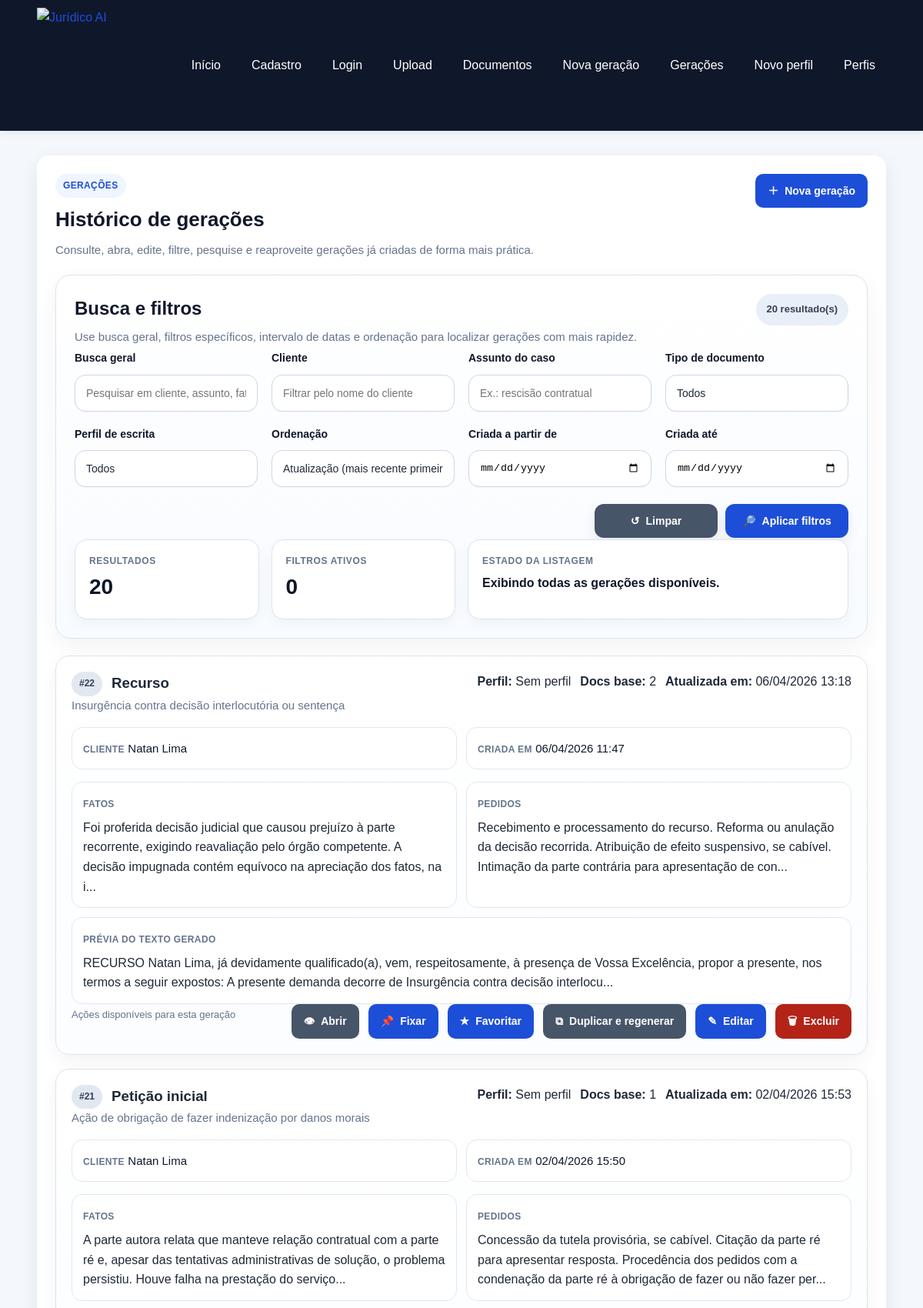
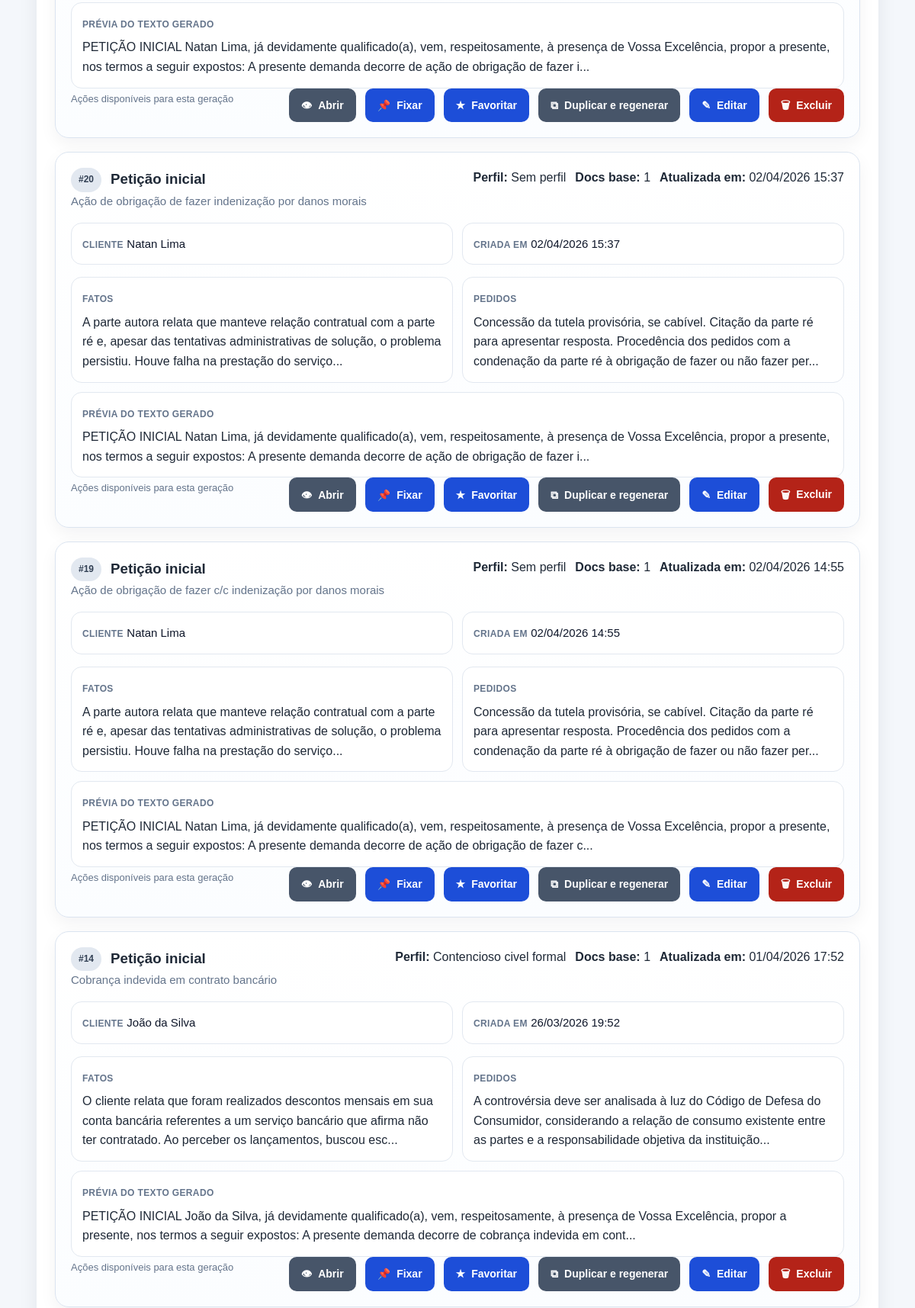
Page /generations (upper part) on the committed database (2 pictures, top to bottom).
### app/models/generation.py (models this page shows, shortened)
class Generation(Base):
    __tablename__ = "generations"
    id = Column(Integer, primary_key=True, index=True)
    client_name = Column(Text, nullable=False)
    document_type = Column(Text, nullable=False, index=True)
    case_subject = Column(Text, nullable=False, index=True)
    facts = Column(Text, nullable=False)
    requests = Column(Text, nullable=False)
    legal_basis = Column(Text, nullable=True)
    context_used = Column(Text, nullable=False)
    generated_text = Column(Text, nullable=False)
    source_document_ids = Column(Text, nullable=True)
    writing_profile_id = Column(
        Integer,
        ForeignKey("writing_profiles.id", ondelete="SET NULL"),
        nullable=True,
        index=True,
    )
    writing_profile = relationship(
        "WritingProfile",
        back_populates="generations",
        passive_deletes=True,
    )
    documents = relationship(
        "Document",
        secondary=generation_documents,
        back_populates="generations",
        passive_deletes=True,
    )
    tags = Column(Text, nullable=True)
    is_pinned = Column(Boolean, default=False, nullable=False)
    is_favorite = Column(Boolean, default=False, nullable=False)
    status = Column(String(100), nullable=True)
    version = Column(Integer, default=1, nullable=False)
    created_at = Column(DateTime, default=agora_brasil, nullable=False, index=True)
    updated_at = Column(DateTime, default=agora_brasil, onupdate=agora_brasil, nullable=False)

### app/models/writing_profile.py (models this page shows, shortened)
class WritingProfile(Base):
    __tablename__ = "writing_profiles"
    id = Column(Integer, primary_key=True, index=True)
    profile_name = Column(String(150), nullable=False, index=True)
    lawyer_name = Column(String(150), nullable=True)
    office_name = Column(String(200), nullable=True)
    tone = Column(String(100), nullable=False, default="Formal")
    qualification_style = Column(
        Text,
        nullable=True,
        default="já qualificado(a) nos autos ou a ser devidamente qualificado(a)",
    )
    opening_phrase = Column(
        Text,
        nullable=True,
        default="vem, com o devido respeito, à presença de Vossa Excelência, apresentar a presente:",
    )
    closing_phrase = Column(
        Text,
        nullable=True,
        default="Termos em que,\nPede deferimento.",
    )
    request_intro = Column(
        Text,
        nullable=True,
        default="Diante do exposto, requer:",
    )
    legal_style_notes = Column(
        Text,
        nullable=True,
        default="Utilizar linguagem jurídica formal, objetiva e técnica.",
    )
    recurring_expressions = Column(
        Text,
        nullable=True,
        default="data venia; conforme entendimento jurisprudencial; nos termos da legislação aplicável",
    )
    is_active = Column(Boolean, default=False, nullable=False)
    is_pinned = Column(Boolean, default=False, nullable=False)
    tags = Column(Text, nullable=True)
    is_favorite = Column(Boolean, default=False, nullable=False)
    status = Column(String(100), nullable=True)
    version = Column(Integer, default=1, nullable=False)
    created_at = Column(DateTime, default=agora_brasil, nullable=False)
    updated_at = Column(DateTime, default=agora_brasil, onupdate=agora_brasil, nullable=False)
    generations = relationship(
        "Generation",
        back_populates="writing_profile",
        passive_deletes=True,
    )

### app/routers/generations.py (the view)
@router.get("")
async def list_generations(
    request: Request,
    search: str = "",
    search_term: str = "",
    document_type: str = "",
    writing_profile_id: str = "",
    client_name: str = "",
    case_subject: str = "",
    created_from: str = "",
    created_to: str = "",
    sort_by: str = "updated_desc",
    sucesso: str | None = None,
    erro: str | None = None,
    db: Session = Depends(get_db),
):
    termo_busca = (search or search_term or "").strip()
    sem_perfil = False
    profile_id_int: int | None = None
    if writing_profile_id == "none":
        sem_perfil = True
    elif writing_profile_id:
        try:
            profile_id_int = int(writing_profile_id)
        except ValueError:
            profile_id_int = None
    filtros = normalizar_filtros_listagem(
        search_term=termo_busca,
        document_type=document_type,
        writing_profile_id=profile_id_int,
        sem_perfil=sem_perfil,
        client_name=client_name,
        case_subject=case_subject,
        created_from=created_from,
        created_to=created_to,
        sort_by=sort_by,
    )
    geracoes = listar_geracoes(db, filtros=filtros)
    perfis = listar_perfis_escrita(db)
    geracoes_template = [montar_resumo_geracao(geracao) for geracao in geracoes]
    filtros_template = serializar_filtros_geracao_para_template(filtros)
    total_resultados = len(geracoes_template)
    total_filtros_ativos = contar_filtros_ativos_geracoes(filtros)
    return templates.TemplateResponse(
        "generations_list.html",
        {
            "request": request,
            "geracoes": geracoes_template,
            "perfis": perfis,
            "tipos_de_documento": TIPOS_DE_DOCUMENTO,
            "filtros": filtros_template,
            "ordenacoes": ORDENACOES_GERACOES,
            "total_resultados": total_resultados,
            "total_filtros_ativos": total_filtros_ativos,
            "sucesso": sucesso,
            "erro": erro,
        },
    )

### app/templates/generations_list.html (shortened to what this page needs)
{% extends "base.html" %}
{% block content %}
<section class="card">
    <div class="cabecalho-pagina">
        <div>
            <span class="etiqueta-secao">Gerações</span>
            <h2>Histórico de gerações</h2>
            <p class="texto-suave">
                Consulte, abra, edite, filtre, pesquise e reaproveite gerações já criadas de forma mais prática.
            </p>
        </div>
        <div class="acoes-topo">
            <a class="botao" href="/generations/create">
                <span class="icone-botao" aria-hidden="true">＋</span>
                Nova geração
            </a>
        </div>
    </div>
    <section class="bloco-informativo bloco-filtros-avancados">
        <div class="bloco-informativo-topo bloco-informativo-topo-entre-linhas">
            <div>
                <h3>Busca e filtros</h3>
                <p class="texto-suave">
                    Use busca geral, filtros específicos, intervalo de datas e ordenação para localizar gerações com
                    mais rapidez.
                </p>
            </div>
            <span class="badge badge-neutro">
                {{ total_resultados }} resultado(s)
            </span>
        </div>
        <form method="get" action="/generations" class="formulario-geracao formulario-filtros-avancados">
            <div class="grid-filtros-avancados">
                <div>
                    <label for="search">Busca geral</label>
                    <input type="text" id="search" name="search" value="{{ filtros.search }}"
                        placeholder="Pesquisar em cliente, assunto, fatos, pedidos, tags, status ou texto gerado">
                </div>
                <div>
                    <label for="client_name">Cliente</label>
                    <input type="text" id="client_name" name="client_name" value="{{ filtros.client_name }}"
                        placeholder="Filtrar pelo nome do cliente">
                </div>
                <div>
                    <label for="case_subject">Assunto do caso</label>
                    <input type="text" id="case_subject" name="case_subject" value="{{ filtros.case_subject }}"
                        placeholder="Ex.: rescisão contratual">
                </div>
                <div>
                    <label for="document_type">Tipo de documento</label>
                    <select id="document_type" name="document_type">
                        <option value="">Todos</option>
                    </select>
                </div>
                <div>
                    <label for="writing_profile_id">Perfil de escrita</label>
                    <select id="writing_profile_id" name="writing_profile_id">
                        <option value="">Todos</option>
                    </select>
                </div>
                <div>
                    <label for="sort_by">Ordenação</label>
                    <select id="sort_by" name="sort_by">
                        {% for chave, descricao in ordenacoes.items() %}
                        <option value="{{ chave }}" {% if filtros.sort_by==chave %}selected{% endif %}>
                            {{ descricao }}
                        </option>
                        {% endfor %}
                    </select>
                </div>
                <div>
                    <label for="created_from">Criada a partir de</label>
                    <input type="date" id="created_from" name="created_from" value="{{ filtros.created_from }}">
                </div>
                <div>
                    <label for="created_to">Criada até</label>
                    <input type="date" id="created_to" name="created_to" value="{{ filtros.created_to }}">
                </div>
            </div>
            <div class="acoes-formulario-geracao">
                <a class="botao botao-secundario" href="/generations">
                    <span class="icone-botao" aria-hidden="true">↺</span>
                    Limpar
                </a>
                <button type="submit" class="botao">
                    <span class="icone-botao" aria-hidden="true">🔎</span>
                    Aplicar filtros
                </button>
            </div>
        </form>
        <div class="painel-resumo-geracao painel-resumo-sem-inline">
            <div class="info-box">
                <span class="info-label">Resultados</span>
                <span class="info-value">{{ total_resultados }}</span>
            </div>
            <div class="info-box">
                <span class="info-label">Filtros ativos</span>
                <span class="info-value">{{ total_filtros_ativos }}</span>
            </div>
            <div class="info-box info-box-largo">
                <span class="info-label">Estado da listagem</span>
                <span class="info-value">
                    {% if total_filtros_ativos > 0 %}
                    A listagem está refinada conforme os critérios selecionados.
                    {% else %}
                    Exibindo todas as gerações disponíveis.
                    {% endif %}
                </span>
            </div>
        </div>
    </section>
    {% if geracoes %}
    <div class="lista-geracoes-cards">
        {% for geracao in geracoes %}
        <article class="geracao-card">
            <div class="geracao-card-topo">
                <div class="geracao-identificacao">
                    <div class="geracao-titulo-linha">
                        <span class="badge badge-neutro">#{{ geracao.id }}</span>
                        <h3>{{ geracao.document_type }}</h3>
                    </div>
                    <p class="texto-suave">{{ geracao.case_subject }}</p>
                </div>
                <div class="geracao-meta">
                    <span><strong>Perfil:</strong> {{ geracao.writing_profile_name }}</span>
                    <span><strong>Docs base:</strong> {{ geracao.document_count }}</span>
                    <span>
                        <strong>Atualizada em:</strong>
                        {{ geracao.updated_at.strftime("%d/%m/%Y %H:%M") if geracao.updated_at else "-" }}
                    </span>
                </div>
            </div>
            <div class="geracao-card-grid">
                <div class="geracao-info">
                    <span class="info-label">Cliente</span>
                    <span class="info-value">{{ geracao.client_name }}</span>
                </div>
                <div class="geracao-info">
                    <span class="info-label">Criada em</span>
                    <span class="info-value">
                        {{ geracao.created_at.strftime("%d/%m/%Y %H:%M") if geracao.created_at else "-" }}
                    </span>
                </div>
            </div>
            <div class="geracao-resumos">
                <div class="geracao-resumo-box">
                    <span class="info-label">Fatos</span>
                    <p>{{ geracao.facts_preview }}</p>
                </div>
                <div class="geracao-resumo-box">
                    <span class="info-label">Pedidos</span>
                    <p>{{ geracao.requests_preview }}</p>
                </div>
                <div class="geracao-resumo-box geracao-resumo-box-largo">
                    <span class="info-label">Prévia do texto gerado</span>
                    <p>{{ geracao.generated_text_preview }}</p>
                </div>
            </div>
            <div class="geracao-card-rodape">
                <div class="geracao-status-visual">
                    <span class="texto-pequeno">Ações disponíveis para esta geração</span>
                </div>
                <div class="geracao-card-acoes">
                    <a class="botao botao-secundario" href="/generations/{{ geracao.id }}">
                        <span class="icone-botao" aria-hidden="true">👁</span>
                        Abrir
                    </a>
                    <form action="/generations/{{ geracao.id }}/toggle-pin" method="post" data-loading-form
                        data-loading-message="Atualizando fixação da geração..." data-loading-button-text="Salvando...">
                        <button type="submit" class="botao botao-fixar">
                            <span class="icone-botao" aria-hidden="true">📌</span>
                            {% if geracao.is_pinned %}Desfixar{% else %}Fixar{% endif %}
                        </button>
                    </form>
                    <form action="/generations/{{ geracao.id }}/toggle-favorite" method="post" data-loading-form
                        data-loading-message="Atualizando favorito da geração..." data-loading-button-text="Salvando...">
                        <button type="submit" class="botao botao-secundario">
                            <span class="icone-botao" aria-hidden="true">★</span>
                            {% if geracao.is_favorite %}Desfavoritar{% else %}Favoritar{% endif %}
                        </button>
                    </form>
                    <a class="botao botao-secundario" href="/generations/{{ geracao.id }}/duplicate">
                        <span class="icone-botao" aria-hidden="true">⧉</span>
                        Duplicar e regenerar
                    </a>
                    <a class="botao" href="/generations/{{ geracao.id }}/edit">
                        <span class="icone-botao" aria-hidden="true">✎</span>
                        Editar
                    </a>
                    <form action="/generations/{{ geracao.id }}/delete" method="post" data-confirm-action
                        data-loading-form data-loading-message="Excluindo geração..."
                        data-loading-button-text="Excluindo..." data-confirm-title="Excluir geração"
                        data-confirm-message="Deseja realmente excluir esta geração? Esta ação não poderá ser desfeita."
                        data-confirm-submit-label="Excluir geração"
                        data-confirm-submit-icon='<span class="icone-botao" aria-hidden="true">🗑</span>'>
                        <button type="submit" class="botao-perigo">
                            <span class="icone-botao" aria-hidden="true">🗑</span>
                            Excluir
                        </button>
                    </form>
                </div>
            </div>
        </article>
        {% endfor %}
    </div>
    {% endif %}
</section>
{% endblock %}

### rows in the picture
Generation: id "22", document_type "Recurso", case_subject "Insurgência contra decisão interlocutória ou sentença", writing_profile_name "Sem perfil", document_count "2", updated_at "06/04/2026 13:18", client_name "Natan Lima", created_at "06/04/2026 11:47", facts_preview "Foi proferida decisão judicial que causou prejuízo à parte recorrente, exigindo reavaliação pelo órgão competente. A decisão impugnada contém equívoco na apreciação dos fatos, na i...", requests_preview "Recebimento e processamento do recurso. Reforma ou anulação da decisão recorrida. Atribuição de efeito suspensivo, se cabível. Intimação da parte contrária para apresentação de con...", generated_text_preview "RECURSO Natan Lima, já devidamente qualificado(a), vem, respeitosamente, à presença de Vossa Excelência, propor a presente, nos termos a seguir expostos: A presente demanda decorre de Insurgência contra decisão interlocu..."
Generation: id "21", document_type "Petição inicial", case_subject "Ação de obrigação de fazer indenização por danos morais", writing_profile_name "Sem perfil", document_count "1", updated_at "02/04/2026 15:53", client_name "Natan Lima", created_at "02/04/2026 15:50", facts_preview "A parte autora relata que manteve relação contratual com a parte ré e, apesar das tentativas administrativas de solução, o problema persistiu. Houve falha na prestação do serviço...", requests_preview "Concessão da tutela provisória, se cabível. Citação da parte ré para apresentar resposta. Procedência dos pedidos com a condenação da parte ré à obrigação de fazer ou não fazer per...", generated_text_preview "PETIÇÃO INICIAL Natan Lima, já devidamente qualificado(a), vem, respeitosamente, à presença de Vossa Excelência, propor a presente, nos termos a seguir expostos: A presente demanda decorre de ação de obrigação de fazer i..."
Generation: id "20", document_type "Petição inicial", case_subject "Ação de obrigação de fazer indenização por danos morais", writing_profile_name "Sem perfil", document_count "1", updated_at "02/04/2026 15:37", client_name "Natan Lima", created_at "02/04/2026 15:37", facts_preview "A parte autora relata que manteve relação contratual com a parte ré e, apesar das tentativas administrativas de solução, o problema persistiu. Houve falha na prestação do serviço...", requests_preview "Concessão da tutela provisória, se cabível. Citação da parte ré para apresentar resposta. Procedência dos pedidos com a condenação da parte ré à obrigação de fazer ou não fazer per...", generated_text_preview "PETIÇÃO INICIAL Natan Lima, já devidamente qualificado(a), vem, respeitosamente, à presença de Vossa Excelência, propor a presente, nos termos a seguir expostos: A presente demanda decorre de ação de obrigação de fazer i..."
Generation: id "19", document_type "Petição inicial", case_subject "Ação de obrigação de fazer c/c indenização por danos morais", writing_profile_name "Sem perfil", document_count "1", updated_at "02/04/2026 14:55", client_name "Natan Lima", created_at "02/04/2026 14:55", facts_preview "A parte autora relata que manteve relação contratual com a parte ré e, apesar das tentativas administrativas de solução, o problema persistiu. Houve falha na prestação do serviço...", requests_preview "Concessão da tutela provisória, se cabível. Citação da parte ré para apresentar resposta. Procedência dos pedidos com a condenação da parte ré à obrigação de fazer ou não fazer per...", generated_text_preview "PETIÇÃO INICIAL Natan Lima, já devidamente qualificado(a), vem, respeitosamente, à presença de Vossa Excelência, propor a presente, nos termos a seguir expostos: A presente demanda decorre de ação de obrigação de fazer c..."
Generation: id "14", document_type "Petição inicial", case_subject "Cobrança indevida em contrato bancário", writing_profile_name "Contencioso civel formal", document_count "1", updated_at "01/04/2026 17:52", client_name "João da Silva", created_at "26/03/2026 19:52", facts_preview "O cliente relata que foram realizados descontos mensais em sua conta bancária referentes a um serviço bancário que afirma não ter contratado. Ao perceber os lançamentos, buscou esc...", requests_preview "A controvérsia deve ser analisada à luz do Código de Defesa do Consumidor, considerando a relação de consumo existente entre as partes e a responsabilidade objetiva da instituição...", generated_text_preview "PETIÇÃO INICIAL João da Silva, já devidamente qualificado(a), vem, respeitosamente, à presença de Vossa Excelência, propor a presente, nos termos a seguir expostos: A presente demanda decorre de cobrança indevida em cont..."

### other values in the picture
{{ total_resultados }} "20"
{{ total_filtros_ativos }} "0"
form field sort_by "Atualização (mais recente primeiro)"
